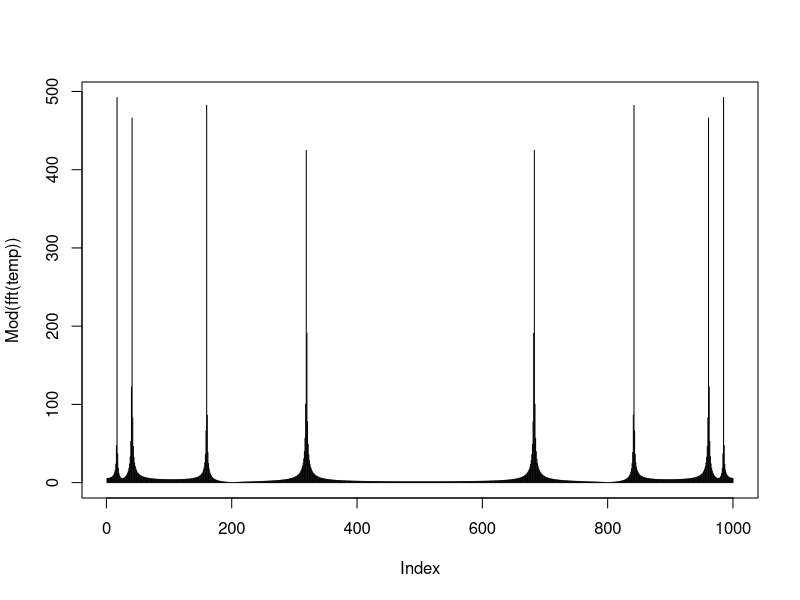
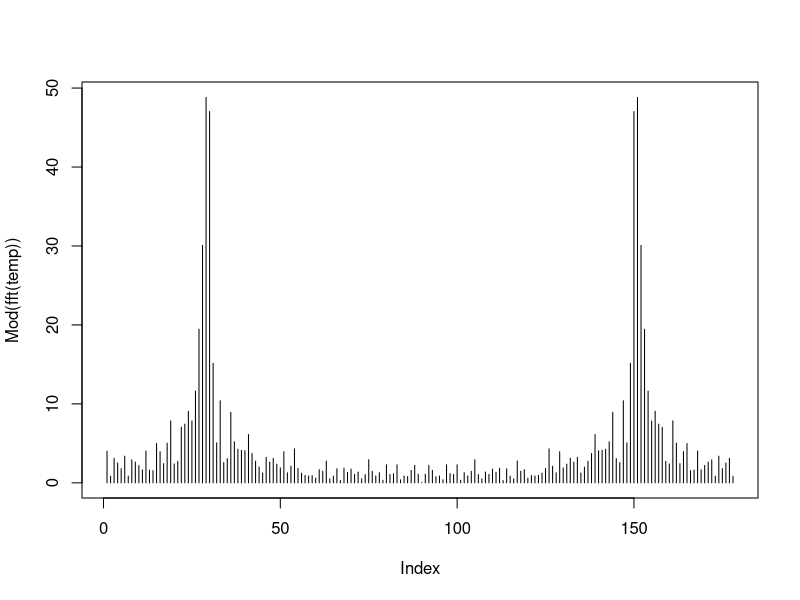
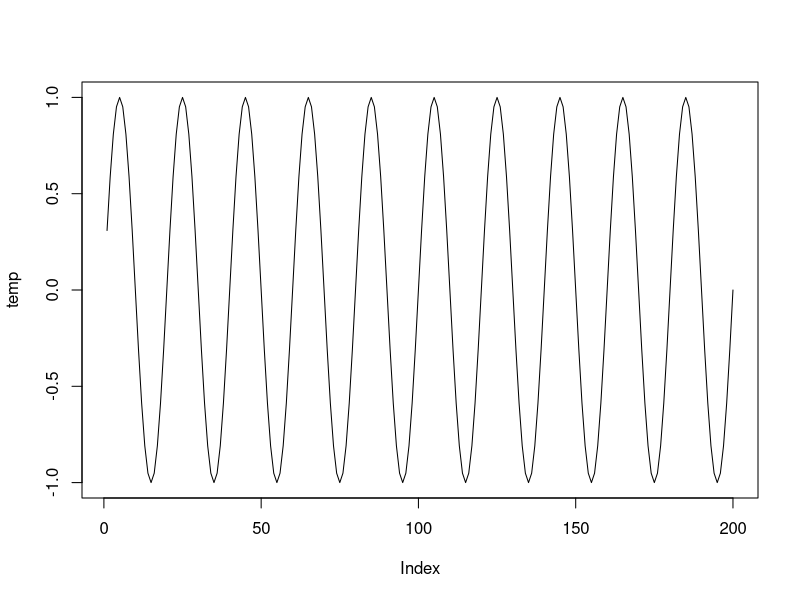
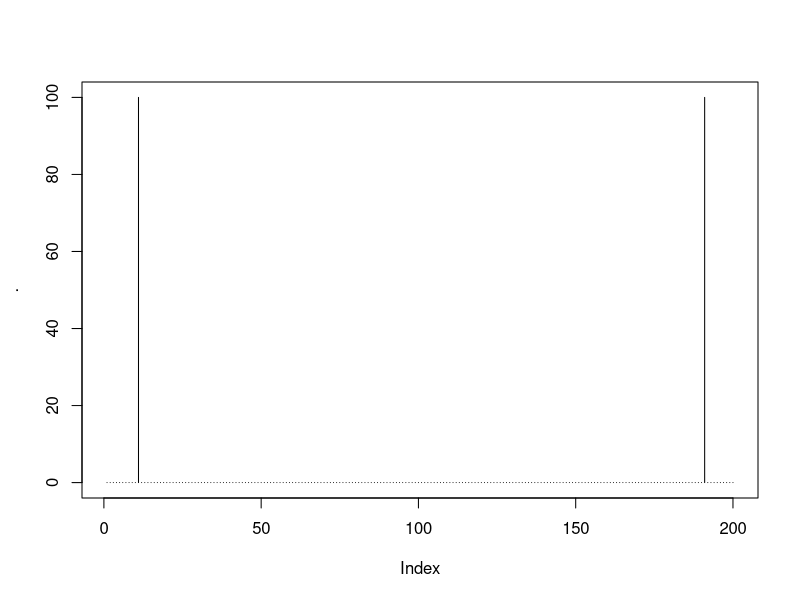
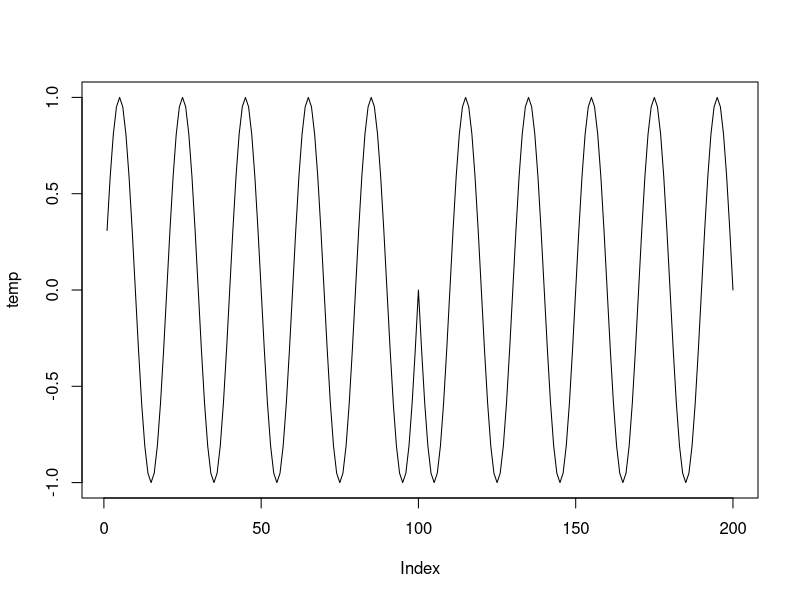
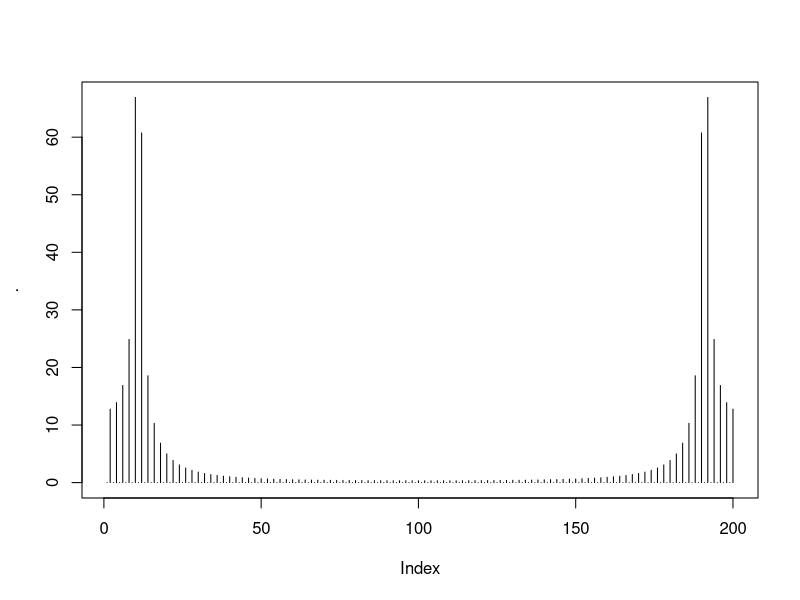
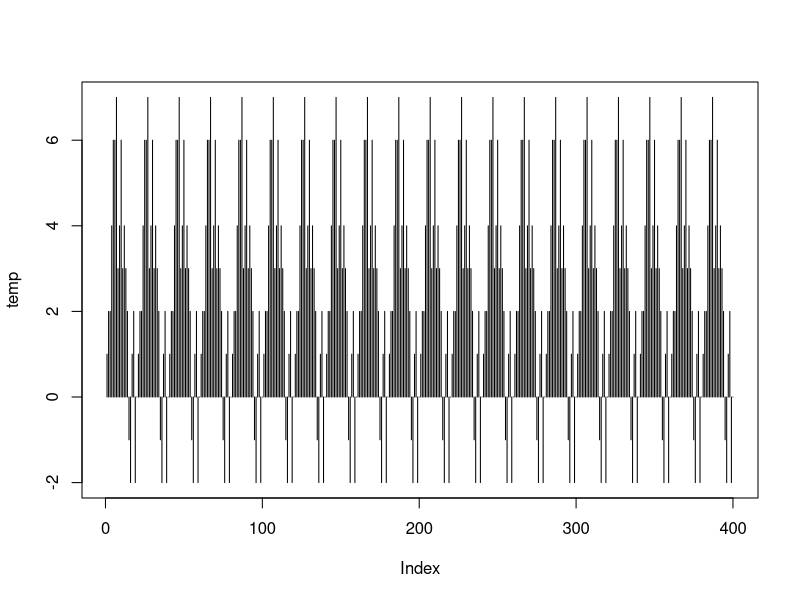
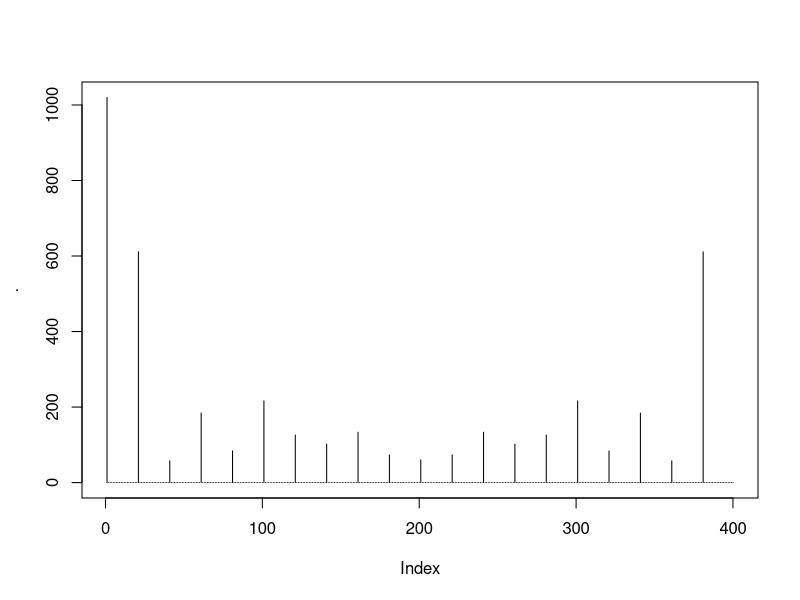

Reproduce these figures in R, in order. (Note: this script raises an error after producing the figures.)
## ---- chunk 1
library(tidyverse)
library(patchwork)
## ---- chunk 2
temp <- sin(1:1000)+sin((1:1000)/4)+sin((1:1000)/10)+sin(2*(1:1000))
plot(Mod(fft(temp)), type = "h")
## ---- chunk 3
temp <- c(sin(1:10), c(0,0,0), sin(1:24), c(0,0), sin(1:18), c(0,0,0,0,0,0), sin(1:5), c(0,0), sin(1:41), c(0,0), sin(1:61), c(0,0,0,0)) 
plot(Mod(fft(temp)), type = "h")
## ---- chunk 4
noise_length <- 0
temp <- c(sin((1:100)*pi/10), rep(0, noise_length), sin((1:100)*pi/10)) 
plot(temp, type = "l")
Mod(fft(temp)) %>% order(decreasing = T)
Mod(fft(temp)) %>% max()
Mod(fft(temp)) %>% plot(type = "h")
## ---- chunk 5
noise_length <- 0
temp <- c(sin((1:100)*pi/10), rep(0, noise_length), sin(pi + (1:100)*pi/10)) 
plot(temp, type = "l")
Mod(fft(temp)) %>% order(decreasing = T)
Mod(fft(temp)) %>% max()
Mod(fft(temp)) %>% plot(type = "h")
## ---- chunk 6
temp <- rep(c(1,2,2,4,6,6,7,3,4,6, 3, 4, 3, 2, -1, -2, 1, 2, -2, 0), 20)
plot(temp, type = "h")
Mod(fft(temp)) %>% order(decreasing = T)
Mod(fft(temp)) %>% max()
Mod(fft(temp)) %>% plot(type = "h")
## ---- chunk 7
temp <- df[(car_idx_1[1]+1000):(car_idx_1[1]+1199),11] 
temp <- df[(cycle_idx_1[1]+1000):(cycle_idx_1[1]+1199),11] 
plot(temp, type = "l")

temp_spectrum <- fft(temp)
plot(Mod(temp_spectrum)[2:length(temp_spectrum)], type = "h")
temp_spectrum
inverse_fourier(temp_spectrum, 1:length(temp)) %>% plot(type = "l")

sum(Mod(temp_spectrum))

temp_approx <- inverse_fourier_approx(temp_spectrum, 1:length(temp), 7)
temp_approx
temp_approx %>% plot(type = "l")
## ---- chunk 8
temp <- df[(walk_idx_1[1]+1000):(walk_idx_1[1]+1199),3] 
temp <- ma(temp, n = 1)
plot(temp, type = "l")
temp <- temp[!is.na(temp)]

temp_spectrum <- fft(temp)
plot(Mod(temp_spectrum)[2:length(temp_spectrum)], type = "h")

temp_approx <- inverse_fourier_approx(temp_spectrum, 1:length(temp), 3)
plot(temp, type = "l")
lines(temp_approx, type = "l", col = "red")


temp <- df[(car_idx_1[1]+1000):(car_idx_1[1]+1199),3] 
temp <- ma(temp, n = 1)
plot(temp, type = "l")
temp <- temp[!is.na(temp)]

temp_spectrum <- fft(temp)
plot(Mod(temp_spectrum)[2:length(temp_spectrum)], type = "h")

temp_approx <- inverse_fourier_approx(temp_spectrum, 1:length(temp), 9)
plot(temp, type = "l")
lines(temp_approx, type = "l", col = "red")
## ---- chunk 9
noise_length <- 8
temp <- c(sin((1:100)*pi/10), rep(0, noise_length), sin((1:100)*pi/10), rep(0, noise_length), sin((1:100)*pi/10), rep(0, noise_length), sin((1:100)*pi/10), rep(0, noise_length), sin((1:100)*pi/10)) 
plot(temp, type = 'l')

temp_spectrum<- fft(temp)
order(Mod(temp_spectrum), decreasing = T)
temp_spectrum %>% Mod() %>% plot(type = 'h') 

temp_approx <- inverse_fourier_approx(temp_spectrum, 1:length(temp), 3)
plot(temp, type = "l")
lines(temp_approx, type = "l", col = "red")
